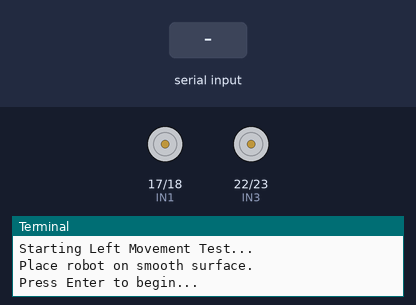
A program run on a simulated Raspberry Pi (BCM pin numbers). Shown: motor-driver pin pairs drawn as motors (green arrow = first pin HIGH = forward, orange = second pin HIGH = backward, longer = more drive, scaled by the enable pin), the last lines printed to the terminal. Inputs (shaded band) come from the test bench.

Above: at 1.2 s.
1.3 s: "5" typed at the terminal, then Enter
2.8 s: "90" typed at the terminal, then Enter
At 3.6 s:
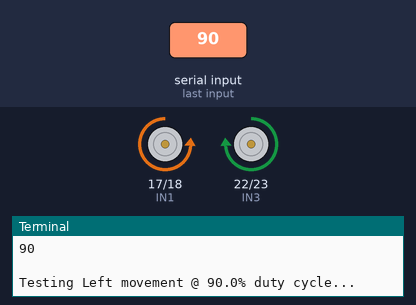
5.3 s: "200" typed at the terminal, then Enter
6.8 s: "1" typed at the terminal, then Enter
At 7.6 s:
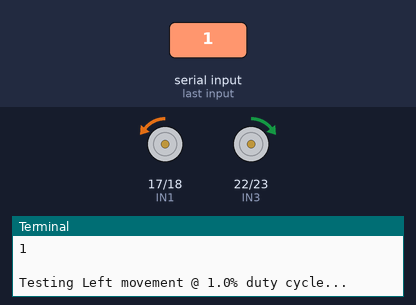
Timing chart, 0 to 9.8 s (numbered marks = the images above; inputs shaded):
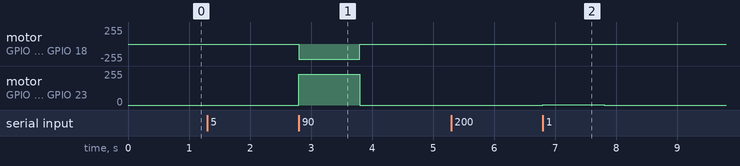

The program:

Rotateleft-test.py
```python
import time

import RPi.GPIO as GPIO

# Set GPIO mode to BCM
GPIO.setmode(GPIO.BCM)
GPIO.setwarnings(False)

# Define motor control pins (adjust based on your wiring)
# Left Side Motors (controlled together)
IN1 = 17  # BCM 17, Physical Pin 11 - Left Motors Forward
IN2 = 18  # BCM 18, Physical Pin 12 - Left Motors Backward
ENA = 27  # BCM 27, Physical Pin 13 - Left Motors Enable (PWM)

# Right Side Motors (controlled together)
IN3 = 22  # BCM 22, Physical Pin 15 - Right Motors Forward
IN4 = 23  # BCM 23, Physical Pin 16 - Right Motors Backward
ENB = 24  # BCM 24, Physical Pin 18 - Right Motors Enable (PWM)

# Set up all pins as outputs
motor_pins = [IN1, IN2, ENA, IN3, IN4, ENB]
for pin in motor_pins:
    GPIO.setup(pin, GPIO.OUT)

# Set up PWM for speed control (frequency = 100Hz)
pwm_a = GPIO.PWM(ENA, 100)  # Left motors speed
pwm_b = GPIO.PWM(ENB, 100)  # Right motors speed

# Start PWM with 0% duty cycle
pwm_a.start(0)
pwm_b.start(0)


def validate_duty_cycle_input(prompt):
    while True:
        try:
            duty_cycle_in = float(input(prompt))
        except ValueError:
            print("Input is not a number.\nPlease try again.")
            continue
        if duty_cycle_in == -1:
            # exit condition
            break
        elif duty_cycle_in < 0:
            print("Duty cycle cannot be less than 0.\nPlease try again.")
        elif duty_cycle_in > 100:
            print("Duty cycle cannot be greater than 100.\nPlease try again.")
        else:
            # input validation complete
            break
    return duty_cycle_in


def set_speed(speed):
    """Set speed for all motors (0-100)"""
    pwm_a.ChangeDutyCycle(speed)
    pwm_b.ChangeDutyCycle(speed)


def stop():
    """Stop all motors"""
    GPIO.output(IN1, GPIO.LOW)
    GPIO.output(IN2, GPIO.LOW)
    GPIO.output(IN3, GPIO.LOW)
    GPIO.output(IN4, GPIO.LOW)
    set_speed(0)


def left(speed):
    """Move robot forward at specified duty cycle"""
    GPIO.output(IN1, GPIO.LOW)
    GPIO.output(IN2, GPIO.HIGH)
    GPIO.output(IN3, GPIO.HIGH)
    GPIO.output(IN4, GPIO.LOW)
    set_speed(speed)


wait_time = 1


# Test function to demonstrate left movement with specified duties
def test_movement():

    try:
        print("Starting Left Movement Test...\nPlace robot on smooth surface.")
        input("Press Enter to begin...")

        duty_cycle_in = validate_duty_cycle_input(
            "Please enter desired duty cycle D between 0 and 100: "
        )
        while duty_cycle_in != -1:
            print(f"\nTesting Left movement @ {duty_cycle_in}% duty cycle...")
            left(duty_cycle_in)
            time.sleep(wait_time)  # Move for 1 seconds
            stop()
            input(f"Measure angle (degrees), then press Enter to continue...")
            duty_cycle_in = validate_duty_cycle_input(
                "\nPlease enter the next desired duty cycle D between 0 and 100: "
            )

        print("\nLeft Movement Test Complete!")

    except KeyboardInterrupt:
        print("\nStopped by user")

    finally:
        stop()
        GPIO.cleanup()


# Run the test
if __name__ == "__main__":
    test_movement()
```

Measured:
- after the input at 2.8 s, motor on GPIO 17 (IN1) / GPIO 18 (IN2): stopped → backward 230/255 at once, → stopped 1.0 s later; motor on GPIO 22 (IN3) / GPIO 23 (IN4): stopped → forward 230/255 at once, → stopped 1.0 s later
- after the input at 6.8 s, motor on GPIO 17 (IN1) / GPIO 18 (IN2): stopped → backward 3/255 at once, → stopped 1.0 s later; motor on GPIO 22 (IN3) / GPIO 23 (IN4): stopped → forward 3/255 at once, → stopped 1.0 s later
